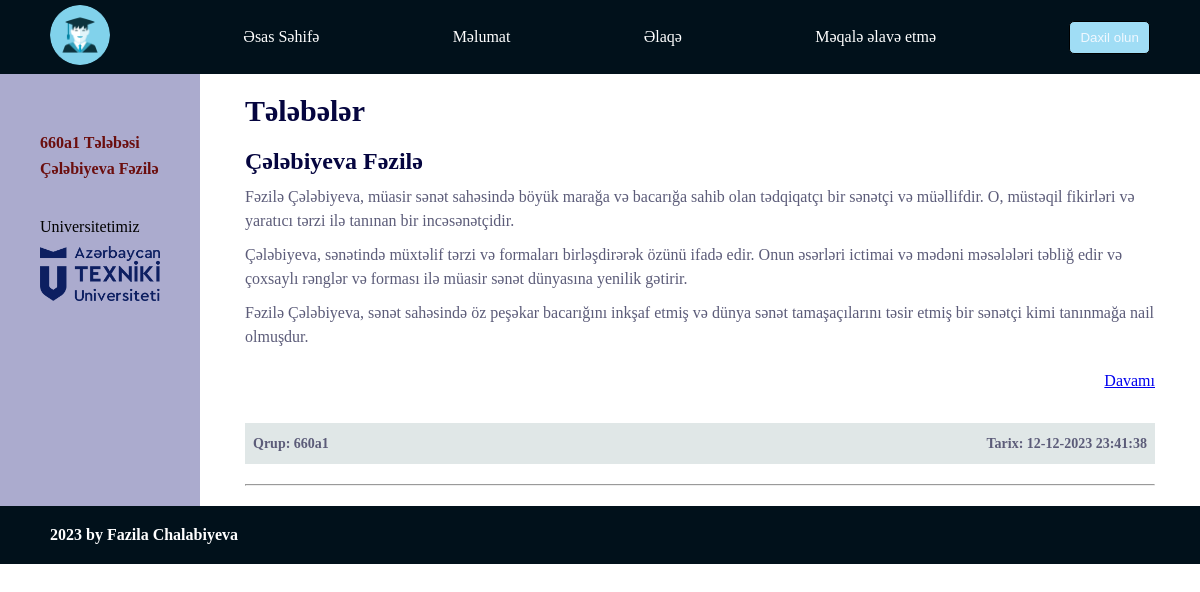
The app's page /post/1/ with its own data.
### students/models.py (models this page shows, shortened)
class Studens(models.Model):
    name = models.CharField(max_length=255)
    content = models.TextField(blank=True)
    group = models.TextField(blank=True)
    age = models.IntegerField(blank=True)
    photo = models.ImageField(upload_to='photos/%Y/%m/%d/', blank=True)
    scholarship = models.BooleanField(null=True)
    cat = models.ForeignKey('Category', on_delete = models.PROTECT, null=True)
    time_create = models.DateTimeField(auto_now_add=True, null=True)
    time_update = models.DateTimeField(auto_now=True, null=True)
    def get_absolute_url(self):
        return reverse('post', kwargs={'post_id': self.pk})

class Category(models.Model):
    name = models.CharField(max_length=255, db_index=True)

### students/views.py (the view)
# urls.py: path('post/<int:post_id>/', views.show_post, name='post'),
def show_post(request, post_id):
    posts = Studens.objects.filter(id = post_id)
    data = {'title': 'Əsas Səhifə', "menu": menu,
            "posts": posts, 'post_id': post_id, }
    return render(request, 'students/index.html', context=data)

### students/templates/students/index.html (shortened to what this page needs)
{% extends 'students/base.html' %} {% block content %}
<div class="index">
  <h1>Tələbələr</h1>
  <ul>
    {% for p in posts %}
    <li>
      <h2>{{p.name}}</h2>
      {% if post_id %}
      {% autoescape on%}
      <p>{{p.content| linebreaks}}</p>
      {% endautoescape %}
      {% else %}
      {% autoescape on%}
      <p>{{p.content| linebreaks| truncatewords:50}}</p>
      {% endautoescape %}
      {% endif %}
      <div class="text">
        <p class="link-read-post">
          <a href="{{ p.get_absolute_url }}">Davamı</a>
        </p>
      </div>
      <div class="article-panel">
        <p>Qrup: {{p.cat.name}}</p>
        <p>Tarix: {{p.time_update|date:"d-m-Y H:i:s"}}</p>
      </div>
      <hr />
    </li>
    {% endfor %}
  </ul>
</div>
{% endblock %}

### students/templates/students/base.html (shortened to what this page needs)
<!DOCTYPE html>
{% load static %}
<html lang="en">
  <head>
    <link href="{% static 'students/css/styles.css' %}" rel="stylesheet" />
  </head>
  <body>
    <header>
      <ul class="mainmenu">
        <li class="logo">
          <a href="/"
            ><div class="logo">
              <img src="{% static 'students/images/logo.png' %}" alt="" /></div
          ></a>
        </li>
        {% for m in menu %} {% if not forloop.last %}
        <li><a href="{% url m.url_name %}">{{m.title}}</a></li>
        {% else %}
        <li class="last">
          <button>
            <a href="{% url m.url_name %}">{{m.title}}</a>
          </button>
        </li>
        {% endif %} {% endfor %}
      </ul>
    </header>
    <div class="main">
      <section class="first">
        <ul>
          {% if post_id %} {% for p in posts %}
          <div class="student">
            <p>{{p.group}} Tələbəsi</p>
            <p>{{p.name}}</p>
          </div>
          {% endfor %} {% endif %}
          <li class="share">
            <p>Universitetimiz</p>
            <a href="https://www.aztu.edu.az/az" target="_blank">
              <img src="{% static 'students/images/aztu_logo2.png' %}" alt="" />
            </a>
          </li>
        </ul>
      </section>
      <section class="second">{% block content %} {% endblock %}</section>
    </div>
    <footer>
      <div class="container">
        <b>2023 by Fazila Chalabiyeva</b>
      </div>
    </footer>
  </body>
</html>

### students/static/students/css/styles.css (style rules this page uses)
* { padding: 0; margin: 0; box-sizing: border-box; }
header { background-color: rgb(1, 17, 27); padding: 5px 50px; }
header ul { display: flex; justify-content: space-between; align-items: center; }
header ul li a { text-decoration: none; color: white; }
header img { width: 60px; border-radius: 50%; }
li { list-style: none; }
.first { padding: 30px 40px; background-color: rgb(171, 171, 206); }
.first ul { margin-top: 30px; }
.first ul li { margin: 14px 0; }
.first ul li a { color: black; }
.first ul li p { margin-top: 15px; }
.first img { width: 120px; margin-top: 10px; }
footer { background-color: rgb(1, 17, 27); padding: 20px 50px; color: white; }
.main { display: flex; }
.second { padding: 20px 45px; }
.index h1 { font-size: 30px; color: rgb(5, 5, 63); }
.index ul li h2 { color: rgb(5, 5, 63); margin-top: 20px; }
.index ul li p { color: rgb(92, 92, 121); margin: 10px 0; line-height: 1.5; }
.last button { border: 1px solid black; background-color: rgb(160, 221, 245); padding: 8px 10px; border-radius: 5px; cursor: pointer; }
.last button a { color: aliceblue; height: 20px; }
.article-panel { background-color: rgb(224, 231, 231); margin: 20px 0; display: flex; justify-content: space-between; align-items: center; padding: 0 8px; }
.article-panel p { margin: 0; padding: 0; font-weight: 600; font-size: 14px; }
.text { width: 100%; display: flex; justify-content: space-between; }
.student { margin-top: 20px; }
.student p { margin: 8px 0; font-weight: 600; font-size: 16px; color: rgb(107, 14, 14); }
.first ul .share { margin-top: 40px; }

### records on screen
Studens: group "660a1", name "Çələbiyeva Fəzilə", content "Fəzilə Çələbiyeva, müasir sənət sahəsində böyük marağa və bacarığa sahib olan tədqiqatçı bir sənətçi və müəllifdir. O, müstəqil fikirləri və yaratıcı tərzi ilə tanınan bir incəsənətçidir. Çələbiyeva, sənətində müxtəlif tərzi və formaları birləşdirərək özünü ifadə edir. Onun əsərləri ictimai və mədəni məsələləri təbliğ edir və çoxsaylı rənglər və forması ilə müasir sənət dünyasına yenilik gətirir. Fəzilə Çələbiyeva, sənət sahəsində öz peşəkar bacarığını inkşaf etmiş və dünya sənət tamaşaçılarını təsir etmiş bir sənətçi kimi tanınmağa nail olmuşdur.", cat.name "660a1", time_update "12-12-2023 23:41:38"

### other values on screen
{{ m.title }} "Əsas Səhifə" "Məlumat" "Əlaqə" "Məqalə əlavə etmə"
{{ m.title }} "Daxil olun"
